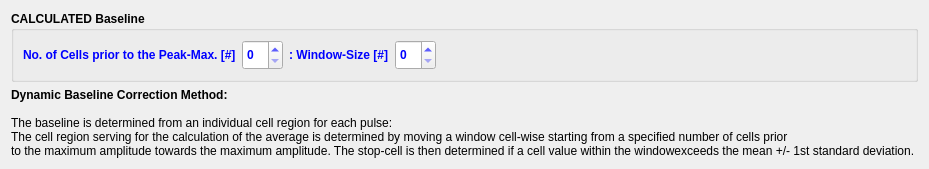
                        <widget class="QWidget" name="page_2">
                         <layout class="QVBoxLayout" name="verticalLayout_23">
                          <item>
                           <widget class="QGroupBox" name="groupBox_20">
                            <property name="font">
                             <font>
                              <weight>75</weight>
                              <bold>true</bold>
                             </font>
                            </property>
                            <property name="title">
                             <string>CALCULATED Baseline</string>
                            </property>
                            <layout class="QHBoxLayout" name="horizontalLayout_64">
                             <item>
                              <widget class="QLabel" name="label_151">
                               <property name="font">
                                <font>
                                 <weight>75</weight>
                                 <bold>true</bold>
                                </font>
                               </property>
                               <property name="styleSheet">
                                <string notr="true">color: blue</string>
                               </property>
                               <property name="text">
                                <string>No. of Cells prior to the Peak-Max. [#]</string>
                               </property>
                              </widget>
                             </item>
                             <item>
                              <widget class="QSpinBox" name="spinBox_baseLineStartCellPeakMax_A">
                               <property name="minimumSize">
                                <size>
                                 <width>0</width>
                                 <height>30</height>
                                </size>
                               </property>
                               <property name="font">
                                <font>
                                 <weight>75</weight>
                                 <bold>true</bold>
                                </font>
                               </property>
                               <property name="styleSheet">
                                <string notr="true">color: blue</string>
                               </property>
                              </widget>
                             </item>
                             <item>
                              <widget class="QLabel" name="label_152">
                               <property name="font">
                                <font>
                                 <weight>75</weight>
                                 <bold>true</bold>
                                </font>
                               </property>
                               <property name="styleSheet">
                                <string notr="true">color: blue</string>
                               </property>
                               <property name="text">
                                <string>: Window-Size [#]</string>
                               </property>
                              </widget>
                             </item>
                             <item>
                              <widget class="QSpinBox" name="spinBox_baseLine_window_A">
                               <property name="minimumSize">
                                <size>
                                 <width>0</width>
                                 <height>30</height>
                                </size>
                               </property>
                               <property name="font">
                                <font>
                                 <weight>75</weight>
                                 <bold>true</bold>
                                </font>
                               </property>
                               <property name="styleSheet">
                                <string notr="true">color: blue</string>
                               </property>
                              </widget>
                             </item>
                             <item>
                              <spacer name="horizontalSpacer_44">
                               <property name="orientation">
                                <enum>Qt::Horizontal</enum>
                               </property>
                               <property name="sizeHint" stdset="0">
                                <size>
                                 <width>376</width>
                                 <height>20</height>
                                </size>
                               </property>
                              </spacer>
                             </item>
                            </layout>
                           </widget>
                          </item>
                          <item>
                           <widget class="QLabel" name="label_157">
                            <property name="text">
                             <string>&lt;b&gt;Dynamic Baseline Correction Method:&lt;/b&gt;&lt;br&gt;&lt;br&gt; 
The baseline is determined from an individual cell region for each pulse:&lt;br&gt;
The cell region serving for the calculation of the average is determined by
moving a window cell-wise starting from a specified number of cells prior&lt;br&gt;to the maximum amplitude towards the maximum amplitude. The stop-cell is then determined if a cell value within the windowexceeds the mean +/- 1st standard deviation. </string>
                            </property>
                           </widget>
                          </item>
                         </layout>
                        </widget>
